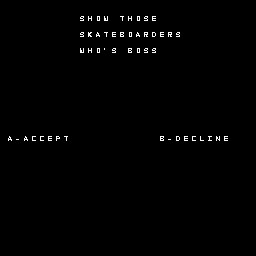

A level layout from a 2D game, rendered from its tile map. Below: a short description, then the map file with its tile-grid data intact:
An orthogonal 32x32 tile map with 8x8 px tiles, 1 tile layer (Tile Layer 1).

<map version="1.10" tiledversion="1.10.2" orientation="orthogonal" renderorder="right-down" width="32" height="32" tilewidth="8" tileheight="8" infinite="0" nextlayerid="2" nextobjectid="1">
 <editorsettings>
  <export target="text5.c" format="gba" />
 </editorsettings>
 <tileset firstgid="1" source="text.tsx" />
 <layer id="1" name="Tile Layer 1" width="32" height="32">
  <data encoding="csv">
0,0,0,0,0,0,0,0,0,0,0,0,0,0,0,0,0,0,0,0,0,0,0,0,0,0,0,0,0,0,0,0,
0,0,0,1,0,0,0,0,0,0,0,0,0,0,0,0,0,0,0,0,0,0,0,0,0,0,0,0,0,0,0,0,
0,0,1,1,1,1,0,0,1,0,20,9,16,24,0,21,9,16,20,6,0,0,0,0,0,0,0,0,0,0,0,0,
0,0,1,1,1,1,0,0,0,0,0,0,0,0,0,0,0,0,0,0,0,0,0,0,0,0,0,0,0,0,0,0,
0,0,1,1,1,1,0,0,0,0,20,12,2,21,6,3,16,2,19,5,6,19,20,0,0,0,0,0,0,0,0,0,
0,0,1,1,1,1,0,0,0,0,0,0,0,0,0,0,0,0,0,0,0,0,0,0,0,0,0,0,0,0,0,0,
0,0,0,0,1,0,0,0,0,0,24,9,16,29,20,0,3,16,20,20,0,0,0,0,0,0,0,0,0,0,0,0,
0,0,0,0,0,0,0,0,0,0,0,0,0,0,0,0,0,0,0,0,0,0,0,0,0,0,0,0,0,0,0,0,
0,0,0,0,0,0,0,0,0,0,0,0,0,0,0,0,0,0,0,0,0,0,0,0,0,0,0,0,0,0,0,0,
0,0,0,0,0,0,0,0,0,0,0,0,0,0,0,0,0,0,0,0,0,0,0,0,0,0,0,0,0,0,0,0,
0,0,0,0,0,0,0,0,0,0,0,0,0,0,0,0,0,0,0,0,0,0,0,0,0,0,0,0,0,0,0,0,
0,0,0,0,0,0,0,0,0,0,0,0,0,0,0,0,0,0,0,0,0,0,0,0,0,0,0,0,0,0,0,0,
0,0,0,0,0,0,0,0,0,0,0,0,0,0,0,0,0,0,0,0,0,0,0,0,0,0,0,0,0,0,0,0,
0,0,0,0,0,0,0,0,0,0,0,0,0,0,0,0,0,0,0,0,0,0,0,0,0,0,0,0,0,0,0,0,
0,0,0,0,0,0,0,0,0,0,0,0,0,0,0,0,0,0,0,0,0,0,0,0,0,0,0,0,0,0,0,0,
0,0,0,0,0,0,0,0,0,0,0,0,0,0,0,0,0,0,0,0,0,0,0,0,0,0,0,0,0,0,0,0,
0,0,0,0,0,0,0,0,0,0,0,0,0,0,0,0,0,0,0,0,0,0,0,0,0,0,0,0,0,0,0,0,
0,2,38,2,4,4,6,17,21,0,0,0,0,0,0,0,0,0,0,0,3,38,5,6,4,13,10,15,6,1,0,0,
0,0,0,0,0,0,0,0,0,0,0,0,0,0,0,0,0,0,0,0,0,0,0,0,0,0,0,0,0,0,0,0,
0,0,0,0,0,0,0,0,0,0,0,0,0,0,0,0,0,0,0,0,0,0,0,0,0,0,0,0,0,0,0,0,
0,0,0,0,0,0,0,0,0,0,0,0,0,0,0,0,0,0,0,0,0,0,0,0,0,0,0,0,0,0,0,0,
0,0,0,0,0,0,0,0,0,0,0,0,0,0,0,0,0,0,0,0,0,0,0,0,0,0,0,0,0,0,0,0,
0,0,0,0,0,0,0,0,0,0,0,0,0,0,0,0,0,0,0,0,0,0,0,0,0,0,0,0,0,0,0,0,
0,0,0,0,0,0,0,0,0,0,0,0,0,0,0,0,0,0,0,0,0,0,0,0,0,0,0,0,0,0,0,0,
0,0,0,0,0,0,0,0,0,0,0,0,0,0,0,0,0,0,0,0,0,0,0,0,0,0,0,0,0,0,0,0,
0,0,0,0,0,0,0,0,0,0,0,0,0,0,0,0,0,0,0,0,0,0,0,0,0,0,0,0,0,0,0,0,
0,0,0,0,0,0,0,0,0,0,0,0,0,0,0,0,0,0,0,0,0,0,0,0,0,0,0,0,0,0,0,0,
0,0,0,0,0,0,0,0,0,0,0,0,0,0,0,0,0,0,0,0,0,0,0,0,0,0,0,0,0,0,0,0,
0,0,0,0,0,0,0,0,0,0,0,0,0,0,0,0,0,0,0,0,0,0,0,0,0,0,0,0,0,0,0,0,
0,0,0,0,0,0,0,0,0,0,0,0,0,0,0,0,0,0,0,0,0,0,0,0,0,0,0,0,0,0,0,0,
0,0,0,0,0,0,0,0,0,0,0,0,0,0,0,0,0,0,0,0,0,0,0,0,0,0,0,0,0,0,0,0,
0,0,0,0,0,0,0,0,0,0,0,0,0,0,0,0,0,0,0,0,0,0,0,0,0,0,0,0,0,0,0,0
</data>
 </layer>
</map>
